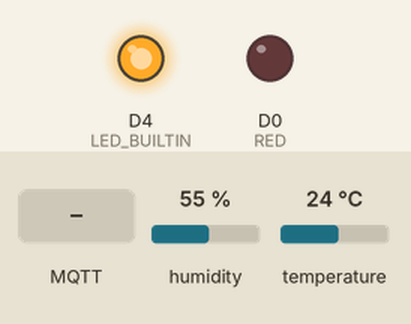
A sketch run on a simulated ESP8266 (NodeMCU). On the bench: output pins drawn as LEDs (lit = HIGH, except the on-board LED, lit = LOW). The inputs (shaded band) are chosen by the test bench; at power-on: humidity 55 %, temperature 24 °C. WiFi joins after 1.5 s; servers stay silent unless stated; no MQTT or app messages arrive unless stated; what the sketch prints to the serial monitor is not drawn.

Above: at 2.7 s.
2.8 s: MQTT message "1" arrives on the first subscribed topic
At 4.0 s:
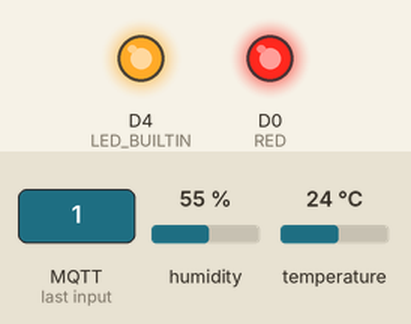
4.3 s: MQTT message "0" arrives on the first subscribed topic
At 5.3 s:
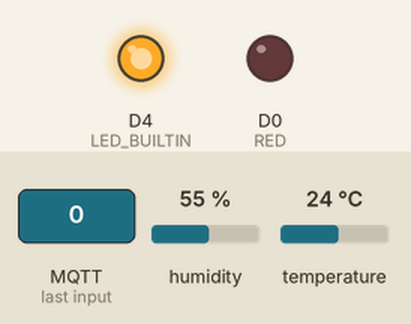
11.5 s: MQTT message "on" arrives on the first subscribed topic
At 12.0 s:
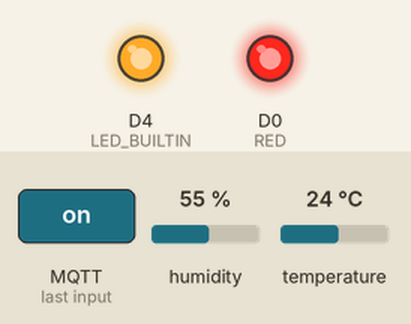
13.0 s: MQTT message "off" arrives on the first subscribed topic
At 14.2 s:
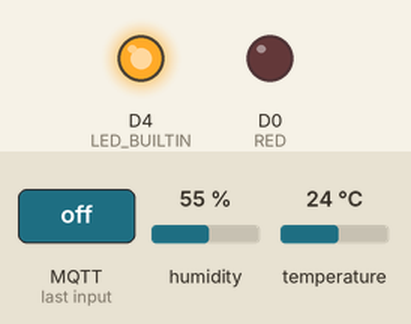
14.5 s: MQTT message "2" arrives on the first subscribed topic
At 15.5 s:
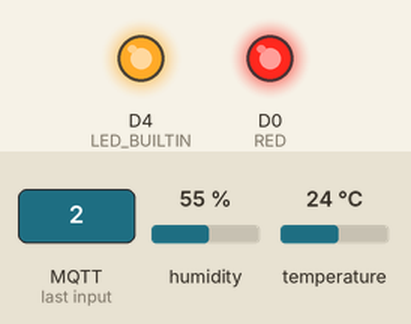
Timing chart, 0 to 17.0 s (numbered marks = the images above; inputs shaded):
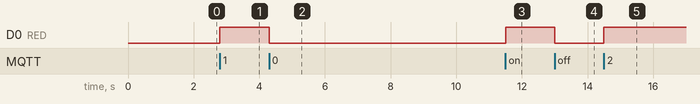

Measured:
- after the input at 2.8 s, D0 (RED): LOW → HIGH at once
- after the input at 4.3 s, D0 (RED): HIGH → LOW at once
- after the input at 11.5 s, D0 (RED): LOW → HIGH at once
- after the input at 13.0 s, D0 (RED): HIGH → LOW at once
- after the input at 14.5 s, D0 (RED): LOW → HIGH at once

The sketch:

MQTT_DHT11LED.ino
```cpp
#include "DHT.h"
#include <PubSubClient.h>
#include <ESP8266WiFi.h>
#define DHTPIN 2     // what digital pin we're connected to
#define DHTTYPE DHT11   // DHT 11
DHT dht(DHTPIN, DHTTYPE);
#define RED D0

int ledState = LOW;
long now=millis();
long lastMeasure=0;

const char* topicT ="/sensorA/temp";
const char* topicH ="/sensorA/humidity";
const char* topicLED ="/sensorA/LED";

#include <ESP8266WiFi.h>
#include <PubSubClient.h>

// Update these with values suitable for your network.

const char* ssid =        "username";
const char* password =    "password";
const char* mqtt_server = "your computer IP address";   /// example 192.168.0.19

WiFiClient espClient;
PubSubClient client(espClient);
long lastMsg = 0;
char msg[50];
int value = 0;

void setup() {
  pinMode(LED_BUILTIN, OUTPUT);
  pinMode(RED, OUTPUT);     // Initialize the BUILTIN_LED pin as an output
  digitalWrite(RED, LOW);
  Serial.begin(115200);
  setup_wifi();
  client.setServer(mqtt_server, 1883);
  client.setCallback(callback);
}

void setup_wifi() {
  delay(10);// We start by connecting to a WiFi network
  Serial.println();
  Serial.print("Connecting to ");
  Serial.println(ssid);
  WiFi.begin(ssid, password);
  while (WiFi.status() != WL_CONNECTED) {
    delay(500);
    Serial.print(".");
  }
  Serial.println("");
  Serial.println("WiFi connected");
  Serial.println("IP address: ");
  Serial.println(WiFi.localIP());
}

void callback(char* topic, byte* payload, unsigned int length) {
  Serial.print("Message arrived [");
  Serial.print(topic);
  Serial.print("] ");
  for (int i = 0; i < length; i++) {
    Serial.print((char)payload[i]);
  }
  Serial.println();
  ledState = !ledState;
  digitalWrite(RED, ledState);
  Serial.print("------------ledStage->");
  Serial.println(ledState);
}

void reconnect() {
  // Loop until we're reconnected
  while (!client.connected()) {
    Serial.print("Attempting MQTT connection...");// Attempt to connect
    if (client.connect("ESP8266Client")) {
      Serial.println("connected");
      client.subscribe(topicLED); // Once connected resubscribe
    } else {
      Serial.print("failed, rc=");
      Serial.print(client.state());
      Serial.println(" try again in 5 seconds");
      delay(5000);// Wait 5 seconds before retrying
    }
  }
}
void loop() {
  if (!client.connected()) {
    reconnect();
  }
  client.loop();
  long now = millis();
  if (now - lastMsg > 10000) {
    lastMsg = now;
    float h = dht.readHumidity();
    float t = dht.readTemperature();

    // Check if any reads failed and exit early (to try again).
    if (isnan(h) || isnan(t) ) {
      Serial.println("Failed to read from DHT sensor!");
      return;
    }
    static char temperatureTemp[7];
    dtostrf(t, 6, 2, temperatureTemp);
    static char humidityTemp[7];
    dtostrf(h, 6, 2, humidityTemp);
    client.publish(topicT, temperatureTemp);
    client.publish(topicH, humidityTemp);
    Serial.print("Humidity: ");
    Serial.print(h);
    Serial.print(" %\t Temperature: ");
    Serial.print(t);
    Serial.println(" *C ");
  }
}
```
